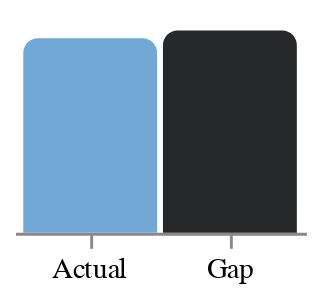

Write a Vega-Lite specification for this figure.
### Vega specification from a JSON file in a GitHub repository (floating-point values rounded to 4 significant figures)
{"$schema": "https://vega.github.io/schema/vega/v5.json", "description": "Wage Gap", "width": 100, "height": 75, "padding": 5, "data": [{"name": "table", "values": [{"name": "Actual", "value": 49, "label": "Actual wage: 49%", "startAngle": 0, "endAngle": 3.079}, {"name": "Gap", "value": 51, "label": "Wage gap: 51%", "startAngle": 3.079, "endAngle": 6.283}], "transform": [{"type": "formula", "expr": "datum.value + '€'", "as": "label"}]}], "signals": [{"name": "tooltip", "value": {}, "on": [{"events": "rect:mouseover", "update": "datum"}, {"events": "rect:mouseout", "update": "{}"}]}], "scales": [{"name": "xscale", "type": "band", "domain": {"data": "table", "field": "name"}, "range": "width", "padding": 0.05, "round": true}, {"name": "yscale", "domain": {"data": "table", "field": "value"}, "nice": true, "range": "height"}, {"name": "color", "type": "ordinal", "domain": {"data": "table", "field": "name"}, "range": ["#72a8d6", "#27282a"]}], "axes": [{"orient": "bottom", "scale": "xscale"}], "marks": [{"type": "rect", "from": {"data": "table"}, "encode": {"enter": {"x": {"scale": "xscale", "field": "name"}, "width": {"scale": "xscale", "band": 1}, "y": {"scale": "yscale", "field": "value"}, "y2": {"scale": "yscale", "value": 0}, "tooltip": {"field": "label"}, "cornerRadiusTopLeft": {"value": 5}, "cornerRadiusTopRight": {"value": 5}}, "update": {"fill": {"scale": "color", "field": "name"}}}}]}
